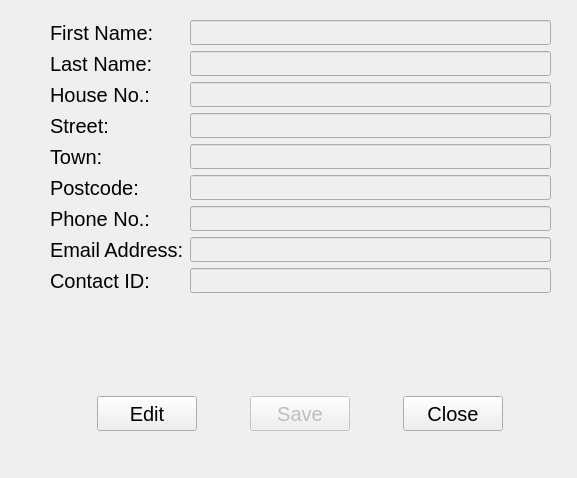
<?xml version="1.0" encoding="UTF-8"?>
<ui version="4.0">
 <class>ViewContactWindow</class>
 <widget class="QMainWindow" name="ViewContactWindow">
  <property name="geometry">
   <rect>
    <x>0</x>
    <y>0</y>
    <width>577</width>
    <height>478</height>
   </rect>
  </property>
  <property name="windowTitle">
   <string>MainWindow</string>
  </property>
  <widget class="QWidget" name="centralwidget">
   <widget class="QWidget" name="verticalLayoutWidget">
    <property name="geometry">
     <rect>
      <x>50</x>
      <y>20</y>
      <width>501</width>
      <height>411</height>
     </rect>
    </property>
    <layout class="QVBoxLayout" name="verticalLayout">
     <item>
      <layout class="QFormLayout" name="formLayout">
       <item row="0" column="0">
        <widget class="QLabel" name="firstNameLabel">
         <property name="font">
          <font>
           <pointsize>15</pointsize>
          </font>
         </property>
         <property name="text">
          <string>First Name:</string>
         </property>
        </widget>
       </item>
       <item row="0" column="1">
        <widget class="QLineEdit" name="firstNameEdit">
         <property name="enabled">
          <bool>false</bool>
         </property>
         <property name="minimumSize">
          <size>
           <width>200</width>
           <height>25</height>
          </size>
         </property>
         <property name="maximumSize">
          <size>
           <width>16777215</width>
           <height>25</height>
          </size>
         </property>
        </widget>
       </item>
       <item row="1" column="0">
        <widget class="QLabel" name="lastNameLabel">
         <property name="font">
          <font>
           <pointsize>15</pointsize>
          </font>
         </property>
         <property name="text">
          <string>Last Name:</string>
         </property>
        </widget>
       </item>
       <item row="1" column="1">
        <widget class="QLineEdit" name="lastNameEdit">
         <property name="enabled">
          <bool>false</bool>
         </property>
         <property name="minimumSize">
          <size>
           <width>200</width>
           <height>25</height>
          </size>
         </property>
         <property name="maximumSize">
          <size>
           <width>16777215</width>
           <height>25</height>
          </size>
         </property>
        </widget>
       </item>
       <item row="2" column="0">
        <widget class="QLabel" name="houseLabel">
         <property name="font">
          <font>
           <pointsize>15</pointsize>
          </font>
         </property>
         <property name="text">
          <string>House No.:</string>
         </property>
        </widget>
       </item>
       <item row="2" column="1">
        <widget class="QLineEdit" name="houseEdit">
         <property name="enabled">
          <bool>false</bool>
         </property>
         <property name="minimumSize">
          <size>
           <width>200</width>
           <height>25</height>
          </size>
         </property>
         <property name="maximumSize">
          <size>
           <width>16777215</width>
           <height>25</height>
          </size>
         </property>
        </widget>
       </item>
       <item row="3" column="0">
        <widget class="QLabel" name="streetLabel">
         <property name="font">
          <font>
           <pointsize>15</pointsize>
          </font>
         </property>
         <property name="text">
          <string>Street:</string>
         </property>
        </widget>
       </item>
       <item row="3" column="1">
        <widget class="QLineEdit" name="streetEdit">
         <property name="enabled">
          <bool>false</bool>
         </property>
         <property name="minimumSize">
          <size>
           <width>200</width>
           <height>25</height>
          </size>
         </property>
         <property name="maximumSize">
          <size>
           <width>16777215</width>
           <height>25</height>
          </size>
         </property>
        </widget>
       </item>
       <item row="4" column="0">
        <widget class="QLabel" name="townLabel">
         <property name="font">
          <font>
           <pointsize>15</pointsize>
          </font>
         </property>
         <property name="text">
          <string>Town:</string>
         </property>
        </widget>
       </item>
       <item row="4" column="1">
        <widget class="QLineEdit" name="townEdit">
         <property name="enabled">
          <bool>false</bool>
         </property>
         <property name="minimumSize">
          <size>
           <width>200</width>
           <height>25</height>
          </size>
         </property>
         <property name="maximumSize">
          <size>
           <width>16777215</width>
           <height>25</height>
          </size>
         </property>
        </widget>
       </item>
       <item row="5" column="0">
        <widget class="QLabel" name="postcodeLabel">
         <property name="font">
          <font>
           <pointsize>15</pointsize>
          </font>
         </property>
         <property name="text">
          <string>Postcode:</string>
         </property>
        </widget>
       </item>
       <item row="5" column="1">
        <widget class="QLineEdit" name="postcodeEdit">
         <property name="enabled">
          <bool>false</bool>
         </property>
         <property name="minimumSize">
          <size>
           <width>200</width>
           <height>25</height>
          </size>
         </property>
         <property name="maximumSize">
          <size>
           <width>16777215</width>
           <height>25</height>
          </size>
         </property>
        </widget>
       </item>
       <item row="6" column="0">
        <widget class="QLabel" name="phoneLabel">
         <property name="font">
          <font>
           <pointsize>15</pointsize>
          </font>
         </property>
         <property name="text">
          <string>Phone No.:</string>
         </property>
        </widget>
       </item>
       <item row="6" column="1">
        <widget class="QLineEdit" name="phoneEdit">
         <property name="enabled">
          <bool>false</bool>
         </property>
         <property name="minimumSize">
          <size>
           <width>200</width>
           <height>25</height>
          </size>
         </property>
         <property name="maximumSize">
          <size>
           <width>16777215</width>
           <height>25</height>
          </size>
         </property>
        </widget>
       </item>
       <item row="7" column="0">
        <widget class="QLabel" name="emailLabel">
         <property name="font">
          <font>
           <pointsize>15</pointsize>
          </font>
         </property>
         <property name="text">
          <string>Email Address:</string>
         </property>
        </widget>
       </item>
       <item row="7" column="1">
        <widget class="QLineEdit" name="emailEdit">
         <property name="enabled">
          <bool>false</bool>
         </property>
         <property name="minimumSize">
          <size>
           <width>200</width>
           <height>25</height>
          </size>
         </property>
         <property name="maximumSize">
          <size>
           <width>16777215</width>
           <height>25</height>
          </size>
         </property>
        </widget>
       </item>
       <item row="8" column="0">
        <widget class="QLabel" name="contactIdLabel">
         <property name="font">
          <font>
           <pointsize>15</pointsize>
          </font>
         </property>
         <property name="text">
          <string>Contact ID:</string>
         </property>
        </widget>
       </item>
       <item row="8" column="1">
        <widget class="QLineEdit" name="contactIdEdit">
         <property name="enabled">
          <bool>false</bool>
         </property>
         <property name="minimumSize">
          <size>
           <width>200</width>
           <height>25</height>
          </size>
         </property>
         <property name="maximumSize">
          <size>
           <width>16777215</width>
           <height>25</height>
          </size>
         </property>
        </widget>
       </item>
      </layout>
     </item>
     <item>
      <layout class="QHBoxLayout" name="horizontalLayout_2">
       <item>
        <widget class="QPushButton" name="editContactButton">
         <property name="enabled">
          <bool>true</bool>
         </property>
         <property name="minimumSize">
          <size>
           <width>100</width>
           <height>35</height>
          </size>
         </property>
         <property name="maximumSize">
          <size>
           <width>100</width>
           <height>35</height>
          </size>
         </property>
         <property name="font">
          <font>
           <pointsize>15</pointsize>
          </font>
         </property>
         <property name="layoutDirection">
          <enum>Qt::LayoutDirection::LeftToRight</enum>
         </property>
         <property name="text">
          <string>Edit</string>
         </property>
        </widget>
       </item>
       <item>
        <widget class="QPushButton" name="saveContactButton">
         <property name="enabled">
          <bool>false</bool>
         </property>
         <property name="minimumSize">
          <size>
           <width>100</width>
           <height>35</height>
          </size>
         </property>
         <property name="maximumSize">
          <size>
           <width>100</width>
           <height>35</height>
          </size>
         </property>
         <property name="font">
          <font>
           <pointsize>15</pointsize>
          </font>
         </property>
         <property name="layoutDirection">
          <enum>Qt::LayoutDirection::LeftToRight</enum>
         </property>
         <property name="text">
          <string>Save</string>
         </property>
        </widget>
       </item>
       <item>
        <widget class="QPushButton" name="closeButton">
         <property name="enabled">
          <bool>true</bool>
         </property>
         <property name="minimumSize">
          <size>
           <width>100</width>
           <height>35</height>
          </size>
         </property>
         <property name="maximumSize">
          <size>
           <width>100</width>
           <height>35</height>
          </size>
         </property>
         <property name="font">
          <font>
           <pointsize>15</pointsize>
          </font>
         </property>
         <property name="layoutDirection">
          <enum>Qt::LayoutDirection::LeftToRight</enum>
         </property>
         <property name="text">
          <string>Close</string>
         </property>
        </widget>
       </item>
      </layout>
     </item>
    </layout>
   </widget>
  </widget>
 </widget>
 <resources/>
 <connections/>
</ui>
